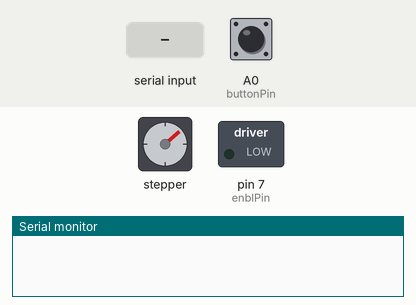
A sketch run on a simulated Arduino Uno, built with avr-gcc and run on an emulated ATmega328P. Parts: stepper motor, switched loads named in the sketch (green lamp = pin HIGH), the last lines printed to the serial monitor. Wiring (inferred from the names in the program): stepper motor driver (200 steps per turn assumed): step pin 5; direction pin 6. Inputs (shaded band) come from the test bench; at power-on: A0 (buttonPin) HIGH. Pins used as bus, display or sensor lines are not drawn.

Above: at 1.25 s.
1.3 s: "m90\n" received over Serial
At 1.7 s:
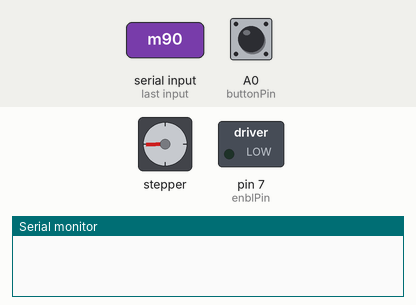
At 31.96 s:
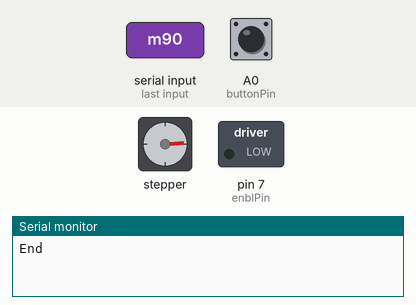
Timing chart, 0 to 33.6 s (numbered marks = the images above; inputs shaded):
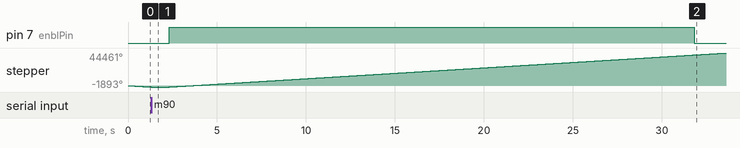

The sketch:

Motor.ino
```cpp
int stepPin = 5;
int dirPin = 6;
int enblPin = 7;

int buttonPin = A0;

int STEP_DELAY = 600;
int MAX_STEP = 27000;
int UNIT_STEP = MAX_STEP / 100;

char instruction;
int motorStep;

void(* resetFunc) (void) = 0;

void moveToLocation(int finalStep) {
  if(finalStep < motorStep) {
    digitalWrite(dirPin, LOW);
  }
  else if(finalStep > motorStep) {
    digitalWrite(dirPin, HIGH);
  }

  digitalWrite(enblPin, HIGH);

  while(motorStep != finalStep) {
    digitalWrite(stepPin, HIGH);
    delayMicroseconds(STEP_DELAY);
    digitalWrite(stepPin, LOW);
    delayMicroseconds(STEP_DELAY);

    if(digitalRead(dirPin) == 0) {motorStep -= 1;}
    else {motorStep += 1;}
  }

  digitalWrite(enblPin, LOW);
  Serial.println("End");
}

void setup() {
  pinMode(stepPin, OUTPUT);
  pinMode(dirPin, OUTPUT);
  pinMode(enblPin, OUTPUT);

  pinMode(buttonPin, INPUT);

  digitalWrite(stepPin, LOW);
  digitalWrite(dirPin, LOW);
  digitalWrite(enblPin, HIGH);

  while(digitalRead(buttonPin) == 0) {
    digitalWrite(stepPin, HIGH);
    delayMicroseconds(STEP_DELAY);
    digitalWrite(stepPin, LOW);
    delayMicroseconds(STEP_DELAY);
  }

  digitalWrite(enblPin, LOW);

  motorStep = 0;

  Serial.begin(9600);
}

void loop() {
  if((motorStep <= 0 && digitalRead(dirPin) == 0)||(motorStep >= MAX_STEP && digitalRead(dirPin) == 1)) {
    digitalWrite(enblPin, LOW);
  }

  digitalWrite(stepPin, HIGH);
  delayMicroseconds(STEP_DELAY);
  digitalWrite(stepPin, LOW);
  delayMicroseconds(STEP_DELAY);

  if(digitalRead(enblPin) == 1) {
    if(digitalRead(dirPin) == 0) {motorStep -= 1;}
    else {motorStep += 1;}
  }

  if(Serial.available() > 0) {
    instruction = Serial.read();

    if(instruction == '1') {
      digitalWrite(dirPin, HIGH);
      digitalWrite(enblPin, HIGH);
    }
    else if(instruction == '2') {
      digitalWrite(dirPin, LOW);
      digitalWrite(enblPin, HIGH);
    }
    else if(instruction == '0') {
      digitalWrite(enblPin, LOW);
      Serial.println(map(motorStep, 0, MAX_STEP, 0, 100));
    }
    else if(instruction == 'x') {
      int motorSpeed = Serial.readString().toInt();
      STEP_DELAY = map(motorSpeed, 1, 10, 1000, 100);
    }
    else if(instruction == 'm') {
      int finalStep = map(Serial.readString().toInt(), 0, 100, 0, MAX_STEP);
      moveToLocation(finalStep);
    }
    else if(instruction == 'f') {
      moveToLocation(motorStep + UNIT_STEP);
    }
    else if(instruction == 'b') {
      moveToLocation(motorStep - UNIT_STEP);
    }
    else if(instruction == 'r') {
      resetFunc();
    }
  }
}
```

Measured:
- after the input at 1.3 s, pin 7 (enblPin): LOW → HIGH after 1.0 s
